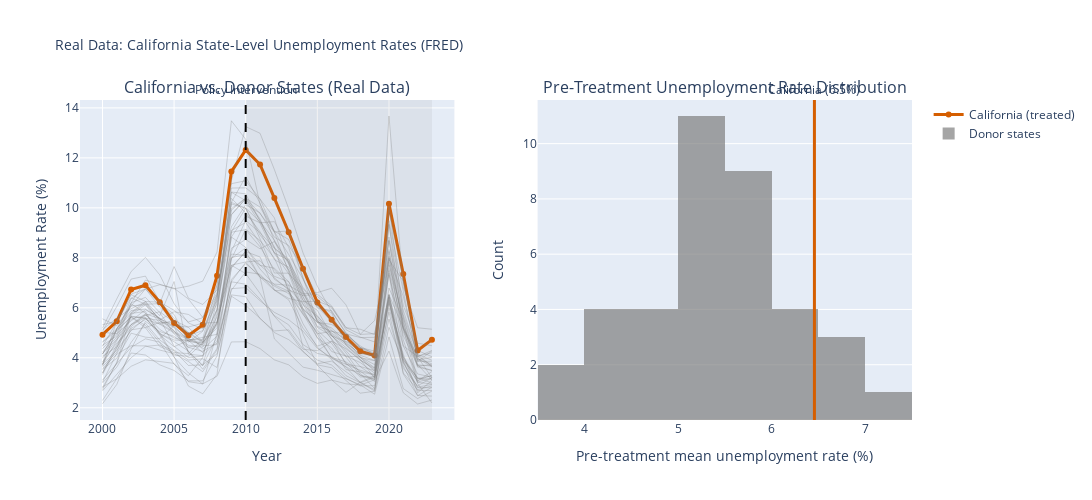

Notebook cell for this chart:
### Markdown cell above
## 3. Visualize the Policy Evaluation Problem

### Code cell
# =============================================================================
# Visualize Real State-Level Panel Data
# =============================================================================

years = sorted(df['year'].unique())
treatment_year_actual = treatment_year

fig = make_subplots(
    rows=1, cols=2, 
    subplot_titles=(
        f'{treated_state} vs. Donor States (Real Data)', 
        'Pre-Treatment Unemployment Rate Distribution'
    )
)

# 1. All state trajectories
for state in df['state'].unique():
    state_data = df[df['state'] == state].sort_values('year')
    if state == treated_state:
        fig.add_trace(
            go.Scatter(
                x=state_data['year'], 
                y=state_data['outcome'],
                mode='lines+markers', 
                name=f'{treated_state} (treated)',
                line=dict(color=TREATED_COLOR, width=3),
                marker=dict(size=6)
            ),
            row=1, col=1
        )
    else:
        fig.add_trace(
            go.Scatter(
                x=state_data['year'], 
                y=state_data['outcome'],
                mode='lines', 
                name=state, 
                showlegend=False,
                line=dict(color=DONOR_COLOR, width=1), 
                opacity=0.3
            ),
            row=1, col=1
        )

# Add treatment line
fig.add_vline(
    x=treatment_year_actual, 
    line=dict(color='black', dash='dash', width=2), 
    row=1, col=1,
    annotation_text="Policy Intervention",
    annotation_position="top"
)
fig.add_vrect(
    x0=treatment_year_actual, 
    x1=years[-1], 
    fillcolor='gray', 
    opacity=0.1, 
    line_width=0, 
    row=1, col=1
)

# 2. Pre-treatment distribution
pre_means = df[df['post'] == 0].groupby('state')['outcome'].mean()
ca_mean = pre_means[treated_state]
donor_means = pre_means.drop(treated_state)

fig.add_trace(
    go.Histogram(
        x=donor_means, 
        nbinsx=15, 
        name='Donor states',
        marker_color=DONOR_COLOR, 
        opacity=0.7
    ),
    row=1, col=2
)
fig.add_vline(
    x=ca_mean, 
    line=dict(color=TREATED_COLOR, width=3), 
    row=1, col=2,
    annotation_text=f'{treated_state} ({ca_mean:.1f}%)', 
    annotation_position='top'
)

fig.update_xaxes(title_text='Year', row=1, col=1)
fig.update_yaxes(title_text='Unemployment Rate (%)', row=1, col=1)
fig.update_xaxes(title_text='Pre-treatment mean unemployment rate (%)', row=1, col=2)
fig.update_yaxes(title_text='Count', row=1, col=2)

fig.update_layout(
    title_text=f'Real Data: {treated_state} State-Level Unemployment Rates (FRED)',
    title_font_size=14,
    height=500, 
    width=1100,
    showlegend=True
)

fig.show()

print(f"\n💡 REAL DATA INSIGHT:")
print(f"   {treated_state}'s pre-treatment unemployment ({ca_mean:.2f}%) differs from other states.")
print(f"   Solution: Create a SYNTHETIC {treated_state} from weighted donor states.")

### Figure 1 — Plotly figure (JSON) as saved in the notebook; plotly's stock layout.template omitted (floating-point values rounded to 4 significant figures)
{"data": [{"line": {"color": "#D55E00", "width": 3}, "marker": {"size": 6}, "mode": "lines+markers", "name": "California (treated)", "type": "scatter", "x": [2000, 2001, 2002, 2003, 2004, 2005, 2006, 2007, 2008, 2009, 2010, 2011, 2012, 2013, 2014, 2015, 2016, 2017, 2018, 2019, 2020, 2021, 2022, 2023], "xaxis": "x", "y": [4.925, 5.458, 6.733, 6.9, 6.225, 5.392, 4.892, 5.317, 7.283, 11.45, 12.32, 11.73, 10.39, 9.025, 7.567, 6.217, 5.517, 4.833, 4.258, 4.092, 10.17, 7.35, 4.292, 4.725], "yaxis": "y"}, {"line": {"color": "#7f7f7f", "width": 1}, "mode": "lines", "name": "Texas", "opacity": 0.3, "showlegend": false, "type": "scatter", "x": [2000, 2001, 2002, 2003, 2004, 2005, 2006, 2007, 2008, 2009, 2010, 2011, 2012, 2013, 2014, 2015, 2016, 2017, 2018, 2019, 2020, 2021, 2022, 2023], "xaxis": "x", "y": [4.367, 4.958, 6.367, 6.758, 6.025, 5.475, 4.975, 4.342, 4.867, 7.592, 8.25, 8.033, 6.708, 6.317, 5.183, 4.467, 4.667, 4.358, 3.917, 3.525, 7.725, 5.625, 3.917, 4.017], "yaxis": "y"}, {"line": {"color": "#7f7f7f", "width": 1}, "mode": "lines", "name": "Florida", "opacity": 0.3, "showlegend": false, "type": "scatter", "x": [2000, 2001, 2002, 2003, 2004, 2005, 2006, 2007, 2008, 2009, 2010, 2011, 2012, 2013, 2014, 2015, 2016, 2017, 2018, 2019, 2020, 2021, 2022, 2023], "xaxis": "x", "y": [3.733, 4.667, 5.642, 5.292, 4.608, 3.742, 3.283, 4.008, 6.3, 10.22, 11.25, 10.18, 8.675, 7.517, 6.442, 5.5, 4.908, 4.283, 3.642, 3.242, 8.067, 4.717, 3.017, 2.95], "yaxis": "y"}, {"line": {"color": "#7f7f7f", "width": 1}, "mode": "lines", "name": "New York", "opacity": 0.3, "showlegend": false, "type": "scatter", "x": [2000, 2001, 2002, 2003, 2004, 2005, 2006, 2007, 2008, 2009, 2010, 2011, 2012, 2013, 2014, 2015, 2016, 2017, 2018, 2019, 2020, 2021, 2022, 2023], "xaxis": "x", "y": [4.5, 4.867, 6.2, 6.417, 5.808, 4.95, 4.5, 4.425, 5.392, 8.383, 8.733, 8.358, 8.65, 7.817, 6.292, 5.217, 4.875, 4.642, 4.1, 3.892, 9.908, 7.083, 4.292, 4.042], "yaxis": "y"}, {"line": {"color": "#7f7f7f", "width": 1}, "mode": "lines", "name": "Pennsylvania", "opacity": 0.3, "showlegend": false, "type": "scatter", "x": [2000, 2001, 2002, 2003, 2004, 2005, 2006, 2007, 2008, 2009, 2010, 2011, 2012, 2013, 2014, 2015, 2016, 2017, 2018, 2019, 2020, 2021, 2022, 2023], "xaxis": "x", "y": [4.225, 4.825, 5.542, 5.7, 5.342, 4.992, 4.725, 4.592, 5.383, 8.017, 8.117, 7.7, 7.583, 7.05, 5.967, 5.417, 5.333, 4.975, 4.408, 4.267, 8.833, 5.9, 4.125, 3.658], "yaxis": "y"}, {"line": {"color": "#7f7f7f", "width": 1}, "mode": "lines", "name": "Illinois", "opacity": 0.3, "showlegend": false, "type": "scatter", "x": [2000, 2001, 2002, 2003, 2004, 2005, 2006, 2007, 2008, 2009, 2010, 2011, 2012, 2013, 2014, 2015, 2016, 2017, 2018, 2019, 2020, 2021, 2022, 2023], "xaxis": "x", "y": [4.458, 5.433, 6.55, 6.75, 6.192, 5.733, 4.625, 5.058, 6.508, 9.967, 10.39, 9.767, 9.033, 9.075, 7.158, 5.992, 5.883, 4.958, 4.392, 3.975, 9.333, 6.1, 4.583, 4.483], "yaxis": "y"}, {"line": {"color": "#7f7f7f", "width": 1}, "mode": "lines", "name": "Ohio", "opacity": 0.3, "showlegend": false, "type": "scatter", "x": [2000, 2001, 2002, 2003, 2004, 2005, 2006, 2007, 2008, 2009, 2010, 2011, 2012, 2013, 2014, 2015, 2016, 2017, 2018, 2019, 2020, 2021, 2022, 2023], "xaxis": "x", "y": [4.067, 4.433, 5.817, 6.25, 6.225, 5.9, 5.433, 5.6, 6.6, 10.22, 9.992, 8.758, 7.392, 7.383, 5.817, 4.958, 5.058, 4.933, 4.475, 4.125, 8.258, 5.242, 3.975, 3.633], "yaxis": "y"}, {"line": {"color": "#7f7f7f", "width": 1}, "mode": "lines", "name": "Georgia", "opacity": 0.3, "showlegend": false, "type": "scatter", "x": [2000, 2001, 2002, 2003, 2004, 2005, 2006, 2007, 2008, 2009, 2010, 2011, 2012, 2013, 2014, 2015, 2016, 2017, 2018, 2019, 2020, 2021, 2022, 2023], "xaxis": "x", "y": [3.533, 3.983, 4.983, 4.825, 4.767, 5.283, 4.658, 4.575, 6.408, 9.908, 10.38, 10.03, 9.042, 8.133, 7.15, 6.05, 5.45, 4.758, 4.017, 3.6, 6.55, 3.942, 3.167, 3.283], "yaxis": "y"}, {"line": {"color": "#7f7f7f", "width": 1}, "mode": "lines", "name": "North Carolina", "opacity": 0.3, "showlegend": false, "type": "scatter", "x": [2000, 2001, 2002, 2003, 2004, 2005, 2006, 2007, 2008, 2009, 2010, 2011, 2012, 2013, 2014, 2015, 2016, 2017, 2018, 2019, 2020, 2021, 2022, 2023], "xaxis": "x", "y": [3.75, 5.475, 6.525, 6.258, 5.467, 5.217, 4.733, 4.717, 5.933, 10.79, 10.8, 10.35, 9.6, 7.775, 6.117, 5.658, 5.1, 4.55, 4.008, 3.875, 7.325, 4.892, 3.675, 3.492], "yaxis": "y"}, {"line": {"color": "#7f7f7f", "width": 1}, "mode": "lines", "name": "Michigan", "opacity": 0.3, "showlegend": false, "type": "scatter", "x": [2000, 2001, 2002, 2003, 2004, 2005, 2006, 2007, 2008, 2009, 2010, 2011, 2012, 2013, 2014, 2015, 2016, 2017, 2018, 2019, 2020, 2021, 2022, 2023], "xaxis": "x", "y": [3.692, 5.15, 6.192, 7.108, 6.942, 6.758, 6.867, 7.067, 8.233, 13.48, 12.74, 10.14, 9.067, 8.733, 7.225, 5.417, 4.992, 4.583, 4.167, 4.075, 10.08, 5.725, 4.133, 3.9], "yaxis": "y"}, {"line": {"color": "#7f7f7f", "width": 1}, "mode": "lines", "name": "New Jersey", "opacity": 0.3, "showlegend": false, "type": "scatter", "x": [2000, 2001, 2002, 2003, 2004, 2005, 2006, 2007, 2008, 2009, 2010, 2011, 2012, 2013, 2014, 2015, 2016, 2017, 2018, 2019, 2020, 2021, 2022, 2023], "xaxis": "x", "y": [3.65, 4.225, 5.775, 5.85, 4.917, 4.442, 4.692, 4.208, 5.425, 8.833, 9.667, 9.4, 9.45, 8.417, 6.683, 5.692, 4.933, 4.517, 4.017, 3.458, 9.483, 6.692, 3.85, 4.275], "yaxis": "y"}, {"line": {"color": "#7f7f7f", "width": 1}, "mode": "lines", "name": "Virginia", "opacity": 0.3, "showlegend": false, "type": "scatter", "x": [2000, 2001, 2002, 2003, 2004, 2005, 2006, 2007, 2008, 2009, 2010, 2011, 2012, 2013, 2014, 2015, 2016, 2017, 2018, 2019, 2020, 2021, 2022, 2023], "xaxis": "x", "y": [2.292, 3.167, 4.192, 4.108, 3.717, 3.492, 3.075, 3.075, 4.075, 6.767, 6.808, 6.283, 5.817, 5.525, 5.067, 4.375, 4.0, 3.625, 3.0, 2.725, 6.517, 3.833, 2.692, 2.692], "yaxis": "y"}, {"line": {"color": "#7f7f7f", "width": 1}, "mode": "lines", "name": "Washington", "opacity": 0.3, "showlegend": false, "type": "scatter", "x": [2000, 2001, 2002, 2003, 2004, 2005, 2006, 2007, 2008, 2009, 2010, 2011, 2012, 2013, 2014, 2015, 2016, 2017, 2018, 2019, 2020, 2021, 2022, 2023], "xaxis": "x", "y": [5.058, 6.05, 7.15, 7.267, 6.25, 5.575, 4.992, 4.608, 5.2, 9.042, 9.992, 9.433, 8.442, 6.625, 5.933, 5.442, 5.192, 4.65, 4.4, 4.183, 8.7, 5.192, 4.058, 4.2], "yaxis": "y"}, {"line": {"color": "#7f7f7f", "width": 1}, "mode": "lines", "name": "Arizona", "opacity": 0.3, "showlegend": false, "type": "scatter", "x": [2000, 2001, 2002, 2003, 2004, 2005, 2006, 2007, 2008, 2009, 2010, 2011, 2012, 2013, 2014, 2015, 2016, 2017, 2018, 2019, 2020, 2021, 2022, 2023], "xaxis": "x", "y": [3.983, 4.725, 6.158, 5.783, 4.958, 4.642, 4.267, 3.7, 5.767, 9.717, 10.36, 9.5, 8.392, 7.842, 6.817, 6.108, 5.5, 4.958, 4.808, 4.817, 7.825, 5.042, 3.717, 3.667], "yaxis": "y"}, {"line": {"color": "#7f7f7f", "width": 1}, "mode": "lines", "name": "Massachusetts", "opacity": 0.3, "showlegend": false, "type": "scatter", "x": [2000, 2001, 2002, 2003, 2004, 2005, 2006, 2007, 2008, 2009, 2010, 2011, 2012, 2013, 2014, 2015, 2016, 2017, 2018, 2019, 2020, 2021, 2022, 2023], "xaxis": "x", "y": [2.808, 3.792, 5.242, 5.742, 5.133, 4.792, 4.692, 4.517, 5.317, 8.15, 8.1, 7.233, 6.7, 6.658, 5.758, 4.8, 4.017, 3.833, 3.458, 3.05, 9.342, 5.292, 3.625, 3.492], "yaxis": "y"}, {"line": {"color": "#7f7f7f", "width": 1}, "mode": "lines", "name": "Tennessee", "opacity": 0.3, "showlegend": false, "type": "scatter", "x": [2000, 2001, 2002, 2003, 2004, 2005, 2006, 2007, 2008, 2009, 2010, 2011, 2012, 2013, 2014, 2015, 2016, 2017, 2018, 2019, 2020, 2021, 2022, 2023], "xaxis": "x", "y": [3.833, 4.592, 5.175, 5.533, 5.35, 5.5, 5.217, 4.65, 6.508, 10.38, 9.8, 9.042, 7.925, 7.625, 6.575, 5.525, 4.742, 3.733, 3.5, 3.333, 7.492, 4.467, 3.35, 3.225], "yaxis": "y"}, {"line": {"color": "#7f7f7f", "width": 1}, "mode": "lines", "name": "Indiana", "opacity": 0.3, "showlegend": false, "type": "scatter", "x": [2000, 2001, 2002, 2003, 2004, 2005, 2006, 2007, 2008, 2009, 2010, 2011, 2012, 2013, 2014, 2015, 2016, 2017, 2018, 2019, 2020, 2021, 2022, 2023], "xaxis": "x", "y": [3.025, 4.175, 5.117, 5.208, 5.417, 5.4, 5.017, 4.642, 5.933, 10.16, 9.975, 8.908, 8.217, 7.508, 5.95, 4.8, 4.392, 3.525, 3.433, 3.317, 7.383, 3.892, 3.067, 3.45], "yaxis": "y"}, {"line": {"color": "#7f7f7f", "width": 1}, "mode": "lines", "name": "Maryland", "opacity": 0.3, "showlegend": false, "type": "scatter", "x": [2000, 2001, 2002, 2003, 2004, 2005, 2006, 2007, 2008, 2009, 2010, 2011, 2012, 2013, 2014, 2015, 2016, 2017, 2018, 2019, 2020, 2021, 2022, 2023], "xaxis": "x", "y": [3.575, 4.142, 4.483, 4.475, 4.308, 4.167, 3.85, 3.442, 4.317, 7.133, 7.767, 7.283, 6.867, 6.567, 5.733, 5.033, 4.25, 4.067, 3.808, 3.383, 6.517, 5.2, 2.967, 2.192], "yaxis": "y"}, {"line": {"color": "#7f7f7f", "width": 1}, "mode": "lines", "name": "Missouri", "opacity": 0.3, "showlegend": false, "type": "scatter", "x": [2000, 2001, 2002, 2003, 2004, 2005, 2006, 2007, 2008, 2009, 2010, 2011, 2012, 2013, 2014, 2015, 2016, 2017, 2018, 2019, 2020, 2021, 2022, 2023], "xaxis": "x", "y": [3.392, 4.525, 5.325, 5.692, 5.842, 5.417, 4.892, 5.083, 6.158, 9.092, 9.417, 8.575, 7.142, 6.758, 6.167, 5.1, 4.575, 3.792, 3.233, 3.233, 6.217, 4.142, 2.6, 3.1], "yaxis": "y"}, {"line": {"color": "#7f7f7f", "width": 1}, "mode": "lines", "name": "Wisconsin", "opacity": 0.3, "showlegend": false, "type": "scatter", "x": [2000, 2001, 2002, 2003, 2004, 2005, 2006, 2007, 2008, 2009, 2010, 2011, 2012, 2013, 2014, 2015, 2016, 2017, 2018, 2019, 2020, 2021, 2022, 2023], "xaxis": "x", "y": [3.392, 4.425, 5.317, 5.608, 4.967, 4.708, 4.692, 4.825, 4.942, 8.833, 8.417, 7.55, 6.917, 6.667, 5.367, 4.417, 3.933, 3.283, 3.0, 3.208, 6.433, 3.792, 2.808, 2.8], "yaxis": "y"}, {"line": {"color": "#7f7f7f", "width": 1}, "mode": "lines", "name": "Colorado", "opacity": 0.3, "showlegend": false, "type": "scatter", "x": [2000, 2001, 2002, 2003, 2004, 2005, 2006, 2007, 2008, 2009, 2010, 2011, 2012, 2013, 2014, 2015, 2016, 2017, 2018, 2019, 2020, 2021, 2022, 2023], "xaxis": "x", "y": [2.725, 3.817, 5.717, 6.117, 5.567, 5.083, 4.25, 3.683, 4.842, 7.95, 9.142, 8.692, 7.992, 6.725, 4.95, 3.7, 3.117, 2.617, 3.025, 2.667, 6.792, 5.508, 3.1, 3.3], "yaxis": "y"}, {"line": {"color": "#7f7f7f", "width": 1}, "mode": "lines", "name": "Minnesota", "opacity": 0.3, "showlegend": false, "type": "scatter", "x": [2000, 2001, 2002, 2003, 2004, 2005, 2006, 2007, 2008, 2009, 2010, 2011, 2012, 2013, 2014, 2015, 2016, 2017, 2018, 2019, 2020, 2021, 2022, 2023], "xaxis": "x", "y": [3.108, 3.758, 4.417, 4.758, 4.625, 4.108, 4.058, 4.6, 5.45, 7.7, 7.367, 6.575, 5.658, 5.042, 4.242, 3.758, 3.867, 3.442, 3.025, 3.275, 6.292, 3.683, 2.483, 2.825], "yaxis": "y"}, {"line": {"color": "#7f7f7f", "width": 1}, "mode": "lines", "name": "South Carolina", "opacity": 0.3, "showlegend": false, "type": "scatter", "x": [2000, 2001, 2002, 2003, 2004, 2005, 2006, 2007, 2008, 2009, 2010, 2011, 2012, 2013, 2014, 2015, 2016, 2017, 2018, 2019, 2020, 2021, 2022, 2023], "xaxis": "x", "y": [3.7, 5.167, 6.075, 6.75, 6.925, 6.783, 6.35, 5.617, 6.917, 10.97, 11.08, 10.36, 9.033, 7.425, 6.3, 5.9, 4.9, 4.192, 3.367, 2.767, 6.0, 3.925, 3.2, 2.992], "yaxis": "y"}, {"line": {"color": "#7f7f7f", "width": 1}, "mode": "lines", "name": "Alabama", "opacity": 0.3, "showlegend": false, "type": "scatter", "x": [2000, 2001, 2002, 2003, 2004, 2005, 2006, 2007, 2008, 2009, 2010, 2011, 2012, 2013, 2014, 2015, 2016, 2017, 2018, 2019, 2020, 2021, 2022, 2023], "xaxis": "x", "y": [4.642, 5.15, 5.892, 5.95, 5.575, 4.458, 4.008, 4.067, 5.917, 9.733, 10.38, 9.558, 8.175, 7.358, 6.767, 6.083, 5.8, 4.508, 3.925, 3.192, 6.408, 3.35, 2.492, 2.467], "yaxis": "y"}, {"line": {"color": "#7f7f7f", "width": 1}, "mode": "lines", "name": "Louisiana", "opacity": 0.3, "showlegend": false, "type": "scatter", "x": [2000, 2001, 2002, 2003, 2004, 2005, 2006, 2007, 2008, 2009, 2010, 2011, 2012, 2013, 2014, 2015, 2016, 2017, 2018, 2019, 2020, 2021, 2022, 2023], "xaxis": "x", "y": [5.125, 5.592, 5.967, 6.233, 5.683, 7.05, 4.142, 4.083, 4.667, 6.708, 7.433, 7.342, 6.717, 6.375, 6.242, 6.267, 6.042, 5.125, 4.825, 4.633, 8.683, 5.608, 3.667, 3.725], "yaxis": "y"}, {"line": {"color": "#7f7f7f", "width": 1}, "mode": "lines", "name": "Kentucky", "opacity": 0.3, "showlegend": false, "type": "scatter", "x": [2000, 2001, 2002, 2003, 2004, 2005, 2006, 2007, 2008, 2009, 2010, 2011, 2012, 2013, 2014, 2015, 2016, 2017, 2018, 2019, 2020, 2021, 2022, 2023], "xaxis": "x", "y": [4.15, 5.158, 5.783, 6.183, 5.517, 5.842, 5.733, 5.367, 6.542, 10.62, 10.28, 9.375, 8.192, 7.917, 6.442, 5.25, 5.075, 4.75, 4.2, 4.083, 6.45, 4.475, 4.05, 4.292], "yaxis": "y"}, {"line": {"color": "#7f7f7f", "width": 1}, "mode": "lines", "name": "Oregon", "opacity": 0.3, "showlegend": false, "type": "scatter", "x": [2000, 2001, 2002, 2003, 2004, 2005, 2006, 2007, 2008, 2009, 2010, 2011, 2012, 2013, 2014, 2015, 2016, 2017, 2018, 2019, 2020, 2021, 2022, 2023], "xaxis": "x", "y": [5.183, 6.358, 7.45, 8.017, 7.317, 6.167, 5.392, 5.158, 6.308, 10.63, 10.56, 9.458, 8.708, 7.75, 6.642, 5.458, 4.75, 4.067, 4.033, 3.725, 7.575, 5.15, 3.925, 3.758], "yaxis": "y"}, {"line": {"color": "#7f7f7f", "width": 1}, "mode": "lines", "name": "Oklahoma", "opacity": 0.3, "showlegend": false, "type": "scatter", "x": [2000, 2001, 2002, 2003, 2004, 2005, 2006, 2007, 2008, 2009, 2010, 2011, 2012, 2013, 2014, 2015, 2016, 2017, 2018, 2019, 2020, 2021, 2022, 2023], "xaxis": "x", "y": [2.992, 3.625, 4.617, 5.383, 4.708, 4.325, 3.908, 3.958, 3.608, 6.517, 6.442, 5.567, 5.075, 5.117, 4.342, 4.283, 4.65, 4.033, 3.292, 3.117, 6.3, 4.025, 3.025, 3.2], "yaxis": "y"}, {"line": {"color": "#7f7f7f", "width": 1}, "mode": "lines", "name": "Connecticut", "opacity": 0.3, "showlegend": false, "type": "scatter", "x": [2000, 2001, 2002, 2003, 2004, 2005, 2006, 2007, 2008, 2009, 2010, 2011, 2012, 2013, 2014, 2015, 2016, 2017, 2018, 2019, 2020, 2021, 2022, 2023], "xaxis": "x", "y": [2.158, 2.933, 4.35, 5.458, 5.05, 4.858, 4.425, 4.533, 5.642, 8.258, 9.492, 9.008, 8.383, 7.95, 6.617, 5.608, 4.875, 4.408, 3.9, 3.583, 8.008, 6.458, 4.033, 3.2], "yaxis": "y"}, {"line": {"color": "#7f7f7f", "width": 1}, "mode": "lines", "name": "Utah", "opacity": 0.3, "showlegend": false, "type": "scatter", "x": [2000, 2001, 2002, 2003, 2004, 2005, 2006, 2007, 2008, 2009, 2010, 2011, 2012, 2013, 2014, 2015, 2016, 2017, 2018, 2019, 2020, 2021, 2022, 2023], "xaxis": "x", "y": [3.333, 4.383, 5.667, 5.575, 5.0, 4.042, 2.867, 2.558, 3.342, 7.625, 8.258, 7.217, 4.758, 4.192, 3.625, 3.5, 3.333, 3.158, 2.917, 2.542, 4.833, 2.767, 2.367, 2.667], "yaxis": "y"}, {"line": {"color": "#7f7f7f", "width": 1}, "mode": "lines", "name": "Iowa", "opacity": 0.3, "showlegend": false, "type": "scatter", "x": [2000, 2001, 2002, 2003, 2004, 2005, 2006, 2007, 2008, 2009, 2010, 2011, 2012, 2013, 2014, 2015, 2016, 2017, 2018, 2019, 2020, 2021, 2022, 2023], "xaxis": "x", "y": [2.675, 3.333, 4.0, 4.458, 4.508, 4.283, 3.692, 3.717, 4.158, 6.467, 6.092, 5.583, 5.008, 4.725, 4.258, 3.717, 3.6, 3.092, 2.583, 2.658, 5.217, 3.85, 2.825, 2.933], "yaxis": "y"}, {"line": {"color": "#7f7f7f", "width": 1}, "mode": "lines", "name": "Nevada", "opacity": 0.3, "showlegend": false, "type": "scatter", "x": [2000, 2001, 2002, 2003, 2004, 2005, 2006, 2007, 2008, 2009, 2010, 2011, 2012, 2013, 2014, 2015, 2016, 2017, 2018, 2019, 2020, 2021, 2022, 2023], "xaxis": "x", "y": [4.142, 5.108, 5.625, 5.2, 4.45, 4.208, 4.167, 4.767, 6.9, 11.08, 13.25, 12.98, 11.53, 9.967, 8.2, 6.867, 5.833, 5.008, 4.408, 4.108, 13.67, 6.825, 5.2, 5.142], "yaxis": "y"}, {"line": {"color": "#7f7f7f", "width": 1}, "mode": "lines", "name": "Arkansas", "opacity": 0.3, "showlegend": false, "type": "scatter", "x": [2000, 2001, 2002, 2003, 2004, 2005, 2006, 2007, 2008, 2009, 2010, 2011, 2012, 2013, 2014, 2015, 2016, 2017, 2018, 2019, 2020, 2021, 2022, 2023], "xaxis": "x", "y": [4.167, 4.742, 5.333, 5.758, 5.567, 5.267, 5.233, 5.383, 5.417, 7.708, 7.833, 7.883, 7.258, 7.042, 5.875, 4.95, 3.975, 3.742, 3.65, 3.492, 6.158, 4.033, 3.175, 3.142], "yaxis": "y"}, {"line": {"color": "#7f7f7f", "width": 1}, "mode": "lines", "name": "Mississippi", "opacity": 0.3, "showlegend": false, "type": "scatter", "x": [2000, 2001, 2002, 2003, 2004, 2005, 2006, 2007, 2008, 2009, 2010, 2011, 2012, 2013, 2014, 2015, 2016, 2017, 2018, 2019, 2020, 2021, 2022, 2023], "xaxis": "x", "y": [5.325, 5.45, 6.4, 6.142, 6.167, 7.65, 6.383, 6.133, 6.717, 9.242, 10.12, 9.8, 8.825, 8.492, 7.6, 6.45, 5.992, 5.208, 4.942, 5.492, 8.0, 5.408, 3.733, 3.108], "yaxis": "y"}, {"line": {"color": "#7f7f7f", "width": 1}, "mode": "lines", "name": "Kansas", "opacity": 0.3, "showlegend": false, "type": "scatter", "x": [2000, 2001, 2002, 2003, 2004, 2005, 2006, 2007, 2008, 2009, 2010, 2011, 2012, 2013, 2014, 2015, 2016, 2017, 2018, 2019, 2020, 2021, 2022, 2023], "xaxis": "x", "y": [3.742, 4.3, 5.092, 5.583, 5.492, 5.083, 4.417, 4.258, 4.583, 7.042, 6.942, 6.35, 5.683, 5.317, 4.525, 4.175, 4.05, 3.642, 3.308, 3.15, 5.825, 3.392, 2.725, 2.875], "yaxis": "y"}, {"line": {"color": "#7f7f7f", "width": 1}, "mode": "lines", "name": "New Mexico", "opacity": 0.3, "showlegend": false, "type": "scatter", "x": [2000, 2001, 2002, 2003, 2004, 2005, 2006, 2007, 2008, 2009, 2010, 2011, 2012, 2013, 2014, 2015, 2016, 2017, 2018, 2019, 2020, 2021, 2022, 2023], "xaxis": "x", "y": [5.017, 4.967, 5.475, 5.925, 5.583, 5.225, 4.233, 3.542, 4.375, 7.05, 7.817, 7.217, 6.95, 6.9, 6.558, 6.608, 6.783, 6.117, 4.933, 4.967, 7.925, 7.067, 4.067, 3.667], "yaxis": "y"}, {"line": {"color": "#7f7f7f", "width": 1}, "mode": "lines", "name": "Nebraska", "opacity": 0.3, "showlegend": false, "type": "scatter", "x": [2000, 2001, 2002, 2003, 2004, 2005, 2006, 2007, 2008, 2009, 2010, 2011, 2012, 2013, 2014, 2015, 2016, 2017, 2018, 2019, 2020, 2021, 2022, 2023], "xaxis": "x", "y": [2.833, 3.158, 3.658, 3.917, 3.85, 3.775, 3.042, 2.958, 3.258, 4.633, 4.642, 4.367, 3.917, 3.717, 3.233, 2.975, 3.108, 2.958, 2.908, 3.117, 4.267, 2.6, 2.15, 2.308], "yaxis": "y"}, {"line": {"color": "#7f7f7f", "width": 1}, "mode": "lines", "name": "West Virginia", "opacity": 0.3, "showlegend": false, "type": "scatter", "x": [2000, 2001, 2002, 2003, 2004, 2005, 2006, 2007, 2008, 2009, 2010, 2011, 2012, 2013, 2014, 2015, 2016, 2017, 2018, 2019, 2020, 2021, 2022, 2023], "xaxis": "x", "y": [5.558, 5.283, 6.075, 6.125, 5.375, 5.042, 4.775, 4.475, 4.525, 7.975, 8.4, 7.708, 7.2, 6.708, 6.492, 6.542, 6.075, 5.2, 5.142, 4.925, 8.333, 5.142, 3.858, 3.858], "yaxis": "y"}, {"line": {"color": "#7f7f7f", "width": 1}, "mode": "lines", "name": "Idaho", "opacity": 0.3, "showlegend": false, "type": "scatter", "x": [2000, 2001, 2002, 2003, 2004, 2005, 2006, 2007, 2008, 2009, 2010, 2011, 2012, 2013, 2014, 2015, 2016, 2017, 2018, 2019, 2020, 2021, 2022, 2023], "xaxis": "x", "y": [4.625, 5.075, 5.642, 5.592, 4.9, 4.025, 3.392, 2.95, 5.017, 9.025, 9.125, 8.442, 7.525, 6.9, 4.408, 3.908, 3.708, 3.183, 2.875, 2.883, 5.55, 3.575, 2.875, 3.2], "yaxis": "y"}, {"marker": {"color": "#7f7f7f"}, "name": "Donor states", "nbinsx": 15, "opacity": 0.7, "type": "histogram", "x": [5.539, 5.37, 5.457, 4.975, 4.767, 5.149, 5.292, 5.024, 6.127, 5.409, 4.129, 4.959, 6.09, 5.525, 4.389, 5.018, 7.149, 4.658, 6.561, 5.542, 3.508, 5.564, 5.202, 5.139, 5.544, 5.887, 6.054, 4.364, 6.798, 5.334, 6.525, 5.674, 5.572, 4.439, 3.796, 6.119, 5.521, 5.171], "xaxis": "x2", "yaxis": "y2"}], "layout": {"annotations": [{"font": {"size": 16}, "showarrow": false, "text": "California vs. Donor States (Real Data)", "x": 0.225, "xanchor": "center", "xref": "paper", "y": 1, "yanchor": "bottom", "yref": "paper"}, {"font": {"size": 16}, "showarrow": false, "text": "Pre-Treatment Unemployment Rate Distribution", "x": 0.775, "xanchor": "center", "xref": "paper", "y": 1, "yanchor": "bottom", "yref": "paper"}, {"showarrow": false, "text": "Policy Intervention", "x": 2010, "xanchor": "center", "xref": "x", "y": 1, "yanchor": "bottom", "yref": "y domain"}, {"showarrow": false, "text": "California (6.5%)", "x": 6.458, "xanchor": "center", "xref": "x2", "y": 1, "yanchor": "bottom", "yref": "y2 domain"}], "height": 500, "shapes": [{"line": {"color": "black", "dash": "dash", "width": 2}, "type": "line", "x0": 2010, "x1": 2010, "xref": "x", "y0": 0, "y1": 1, "yref": "y domain"}, {"fillcolor": "gray", "line": {"width": 0}, "opacity": 0.1, "type": "rect", "x0": 2010, "x1": 2023, "xref": "x", "y0": 0, "y1": 1, "yref": "y domain"}, {"line": {"color": "#D55E00", "width": 3}, "type": "line", "x0": 6.458, "x1": 6.458, "xref": "x2", "y0": 0, "y1": 1, "yref": "y2 domain"}], "showlegend": true, "title": {"font": {"size": 14}, "text": "Real Data: California State-Level Unemployment Rates (FRED)"}, "width": 1100, "xaxis": {"anchor": "y", "domain": [0, 0.45], "title": {"text": "Year"}}, "xaxis2": {"anchor": "y2", "domain": [0.55, 1], "title": {"text": "Pre-treatment mean unemployment rate (%)"}}, "yaxis": {"anchor": "x", "domain": [0, 1], "title": {"text": "Unemployment Rate (%)"}}, "yaxis2": {"anchor": "x2", "domain": [0, 1], "title": {"text": "Count"}}}}
